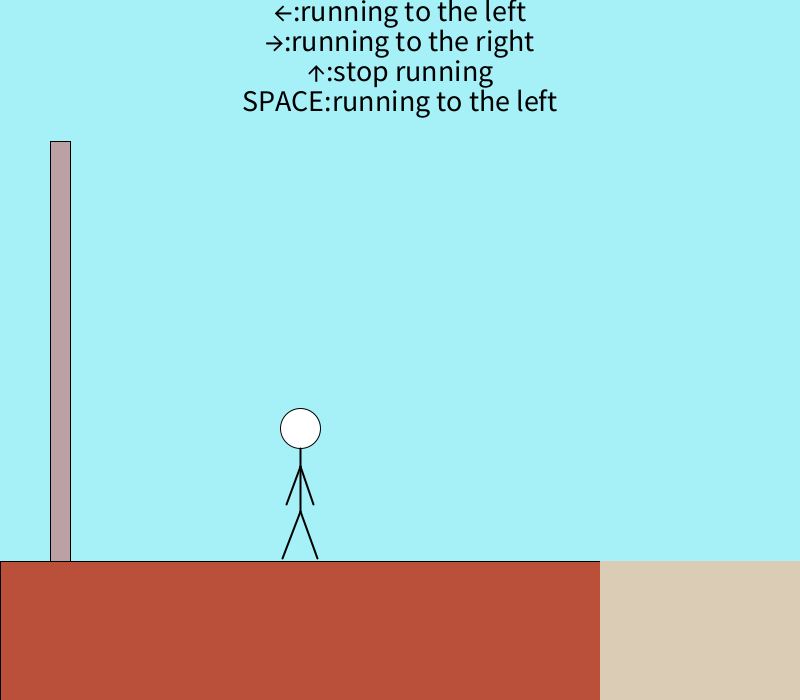
Frame 1 (no input)
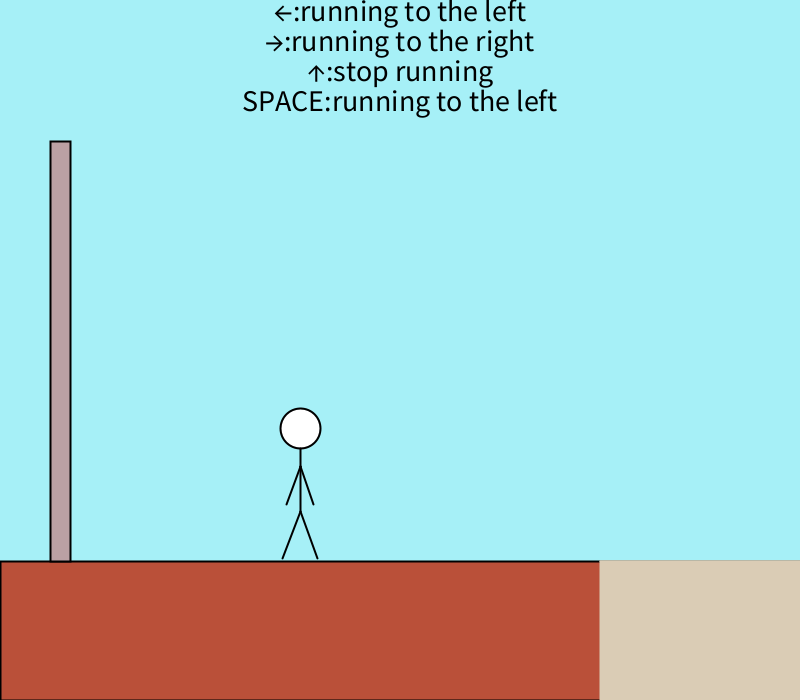
Frame 60 (the mouse pressed at the canvas centre just before this capture)
Frame 120 (the mouse held since frame 60 and released just before this capture): identical to frame 60, image omitted

The Processing sketch that drew these frames (run headless with seeded random() and noise(); from frame 60 on, the mouse is pressed at the canvas centre):

// Processing sketch: submit
// ── submit.pde
import java.util.HashSet;

public class StickFigure  {
    
    private final float HEAD_DIAMETER = 40;
    private final float NECK_LENGTH = 18;
    private final float DISTANCE_FROM_CHEST_TO_INSEAM = 45;
    private final float DISTANCE_FROM_INSEAM_TO_FOOT = 50;
    private final float MOVE_SPEED = 5;
    private final float HITBOX_WIDTH = 60;
    private Stage stage;
    private float chest_x;
    private float chest_y;
    private float initial_chest_y;
    private StickFigureStatus status;
    private float velocity_y = 0;
    private float velocity_x = 0;
    private float scrolled_x = 0;
    private float gravity = 0.5;
    private float initial_jump_velocity_y = -15;
    private float minAngle = 0.2 * PI;
    private float maxAngle = 0.8 * PI;
    private float arm_r_deg, arm_l_deg, leg_r_deg, leg_l_deg;
    private float arm_length = 40;
    private float leg_length = 50;
    private float angular_velocity = 2.0;
    
    public StickFigure(float chest_x, float chest_y) {
        this.chest_x = chest_x;
        this.chest_y = chest_y;
        this.initial_chest_y = chest_y;
        this.status = StickFigureStatus.STOPPED;
    }
    
    public void setStage(Stage stage) {
        this.stage = stage;
    }
    
    public float getUnderFootCoordY() {
        return chest_y + DISTANCE_FROM_CHEST_TO_INSEAM + DISTANCE_FROM_INSEAM_TO_FOOT;
    }
    
    public boolean isGoal() {
        return(chest_x - HITBOX_WIDTH / 2) > stage.GOAL_FLAG_X;
    }
    
    public boolean isFallen() {
        float head_top_y = chest_y - NECK_LENGTH - HEAD_DIAMETER;
        return head_top_y > height;
    }
    
    public void changeActionByKey(ActionButton actBtn) {
        if (status == StickFigureStatus.JUMPING
            || status == StickFigureStatus.FALLING) {
            return;
        }
        switch(actBtn) {
            case LEFT_ARROW:
                moveLeft();
                break;	
            case RIGHT_ARROW:
                moveRight();
                break;	
            case DOWN_ARROW:
                stop();
                break;	
            case SPACE:
                jump();
                break;	
        }
    }
    
    private void moveLeft() {
        velocity_x = MOVE_SPEED;
        velocity_y = 0;
        chest_y = initial_chest_y;
        status = StickFigureStatus.RUNNING_LEFT;
        setInitialRunningArmDegree();
    }
    
    private void moveRight() {
        velocity_x = -1 * MOVE_SPEED;
        velocity_y = 0;
        chest_y = initial_chest_y;
        status = StickFigureStatus.RUNNING_RIGHT;
        setInitialRunningArmDegree();
    }
    
    private void jump() {
        velocity_y = initial_jump_velocity_y;
        status = StickFigureStatus.JUMPING;
    }
    
    private void stop() {
        velocity_x = 0;
        velocity_y = 0;
        chest_y = initial_chest_y;
        status = StickFigureStatus.STOPPED;
    }
    
    private void fall() {
        velocity_x = 0;
        velocity_y = gravity;
        status = StickFigureStatus.FALLING;
    }
    
    private void setInitialRunningArmDegree() {
        arm_r_deg = 70;
        arm_l_deg = 90 + (90 - arm_r_deg);
        leg_r_deg = 70;
        leg_l_deg = 90 + (90 - leg_r_deg);
    }
    
    private void freefall() {
        if (status == StickFigureStatus.JUMPING
            && chest_y + velocity_y > initial_chest_y
            && stage.isHoleX(chest_x) == false) {
            if (velocity_x > 0) { // jumping to the left
                moveLeft();
            } else if (velocity_x < 0) { // jumping to the right
                moveRight();
            } else {
                stop();
            }
            return;
        }
        velocity_y += gravity;
        chest_y += velocity_y;
    }
    
    private void moveSideways() {
        if (doPassStartWall() == true || doPassHoleWall() == true) {
            if (status != StickFigureStatus.JUMPING) {
                stop();
            }
            return;
        }
        if ((status == StickFigureStatus.RUNNING_LEFT 
            || status == StickFigureStatus.RUNNING_RIGHT)
            && isOnHole() == true) {
            fall();
            return;
        }
        scrolled_x += velocity_x;
        chest_x += (velocity_x * - 1);
    }
    
    private boolean isOnHole() {
        return stage.isHoleX(chest_x) && chest_y >= initial_chest_y;
    }
    
    private boolean doPassStartWall() {
        float future_body_left_edge_x = chest_x - HITBOX_WIDTH / 2 + (velocity_x * - 1);
        float start_wall_right_edge_x = stage.START_WALL_X + stage.START_WALL_WIDTH;
        return future_body_left_edge_x <= start_wall_right_edge_x;
    }
    
    private boolean doPassHoleWall() {
        if (chest_y <= initial_chest_y) {
            return false;
        }
        float future_body_left_edge_x = chest_x - HITBOX_WIDTH / 2 + (abs(velocity_x) * - 1);
        float future_body_right_edge_x = chest_x + HITBOX_WIDTH / 2 + abs(velocity_x);
        return stage.isHoleX(future_body_left_edge_x) == true
            || stage.isHoleX(future_body_right_edge_x) == true;
    }
    
    public void action() {
        println("status:" + stickFigure.status + ", vy:" + velocity_y);
        if (status == StickFigureStatus.JUMPING) {
            freefall();
            moveSideways();
        } else if (status == StickFigureStatus.FALLING) {
            freefall();
        } else if (status == StickFigureStatus.STOPPED) {
            // do nothing
        } else if (status == StickFigureStatus.RUNNING_LEFT
            || status == StickFigureStatus.RUNNING_RIGHT) {
            moveSideways();
        }
        translate(scrolled_x, 0);
    }
    
    public void draw() {
        switch(status) {
            case STOPPED :
                arm_r_deg = 70;
                leg_r_deg = 70;
                drawSymmetricalBody();
                break;
            case RUNNING_LEFT:
                // RUNNING_RIGHTと同じ処理
                // フォールスルーだとフォーマッタがcase文を壊すので2回記載
                arm_r_deg += angular_velocity;
                leg_r_deg += angular_velocity;
                if (radians(arm_r_deg) > maxAngle
                    || radians(arm_r_deg) < minAngle) {
                    angular_velocity *= -1;
                }
                drawSymmetricalBody();
                break;
            case RUNNING_RIGHT:
                arm_r_deg += angular_velocity;
                leg_r_deg += angular_velocity;
                if (radians(arm_r_deg) > maxAngle
                    || radians(arm_r_deg) < minAngle) {
                    angular_velocity *= -1;
                }
                drawSymmetricalBody();
                break;	
            case JUMPING:
                if (velocity_x > 0) { // running to the left
                    arm_r_deg = 90 - 70;
                    arm_l_deg = 180 + 40;
                    leg_r_deg = 90 - 50;
                    leg_l_deg = 180 + 10;
                    drawAsymmetricalBody();
                } else if (velocity_x < 0) { // running to the right
                    arm_r_deg = 0 - 40;
                    arm_l_deg = 90 + 70;
                    leg_r_deg = 0 + 10;
                    leg_l_deg = 90 + 50;
                    drawAsymmetricalBody();
                } else { // stopping
                    arm_r_deg = 80;
                    leg_r_deg = 85;
                    drawSymmetricalBody();
                }
                break;
            case FALLING:
                arm_r_deg = -40;
                leg_r_deg = 50;
                drawSymmetricalBody();
                break;
        }
    }
    
    private void drawSymmetricalBody() {
        arm_l_deg = 90 + (90 - arm_r_deg);
        leg_l_deg = 90 + (90 - leg_r_deg);
        drawAsymmetricalBody();
    }
    
    private void drawAsymmetricalBody() {
        float head_x = chest_x;
        float head_y = chest_y - NECK_LENGTH - HEAD_DIAMETER * 0.5;
        float inseam_x = chest_x;
        float inseam_y = chest_y + DISTANCE_FROM_CHEST_TO_INSEAM;
        // draw head
        fill(255);
        ellipseMode(CENTER);
        ellipse(head_x, head_y, HEAD_DIAMETER, HEAD_DIAMETER);
        // draw neck
        strokeWeight(2);
        line(chest_x, chest_y, chest_x, chest_y - NECK_LENGTH);
        // draw arms
        float hand_r_x = chest_x + arm_length * cos(radians(arm_r_deg));
        float hand_r_y = chest_y + arm_length * sin(radians(arm_r_deg));
        float hand_l_x = chest_x + arm_length * cos(radians(arm_l_deg));
        float hand_l_y = chest_y + arm_length * sin(radians(arm_l_deg));
        line(chest_x, chest_y, hand_r_x, hand_r_y);
        line(chest_x, chest_y, hand_l_x, hand_l_y);
        // draw torso
        line(chest_x, chest_y, inseam_x, inseam_y);
        // draw legs
        float foot_r_x = inseam_x + leg_length * cos(radians(leg_r_deg));
        float foot_r_y = inseam_y + leg_length * sin(radians(leg_r_deg));
        float foot_l_x = inseam_x + leg_length * cos(radians(leg_l_deg));
        float foot_l_y = inseam_y + leg_length * sin(radians(leg_l_deg));
        line(inseam_x, inseam_y, foot_r_x, foot_r_y);
        line(inseam_x, inseam_y, foot_l_x, foot_l_y);
    }
}

public class Stage {
    
    private final int COLOR_OF_STAGE = #BA5039;
    private final int COLOR_OF_HOLE = #DACCB5;
    private final int COLOR_OF_FLAG = #F84157;
    private final int COLOR_OF_WALL = #BBA1A4;
    private final float STAGE_WIDTH = 2000;
    private final float HOLE_WIDTH = 200;
    final float START_WALL_WIDTH = 20;
    private final float START_WALL_HEIGHT = height * 3.0 / 5.0;
    private final float GOAL_FLAG_HEIGHT = height * 3.0 / 5.0;
    final float START_WALL_X = 50;
    final float GOAL_FLAG_X = STAGE_WIDTH - 150;
    private float SURFACE_HEIGHT;
    private final ArrayList<Float> HOLE_LEFT_EDGE_X_LIST = new ArrayList<Float>() {
        {
            add(600.0);
            add(1100.0);
            add(1400.0);
        }
    };
    private final HashSet<Integer> HOLE_X_SET = new HashSet<>();
    
    public Stage(final float underfoot_y) {
        SURFACE_HEIGHT = height - underfoot_y;
        for (float holeLeftEdge : HOLE_LEFT_EDGE_X_LIST) {
            for (int diff_x = 0; diff_x <= HOLE_WIDTH; diff_x++) {
                HOLE_X_SET.add((int)holeLeftEdge + diff_x);
            }
        }
    }
    
    public boolean isHoleX(float x) {
        return HOLE_X_SET.contains(int(x));
    }
    
    public void draw() {
        // DRAW WHOLE STAGE
        fill(COLOR_OF_STAGE);
        rect(0, height - SURFACE_HEIGHT, STAGE_WIDTH, SURFACE_HEIGHT);
        // DRAW HOLES
        fill(COLOR_OF_HOLE);
        stroke(COLOR_OF_HOLE);
        for (float holeLeftEdgeX : HOLE_LEFT_EDGE_X_LIST) {
            rect(holeLeftEdgeX, height - SURFACE_HEIGHT, HOLE_WIDTH, SURFACE_HEIGHT);
            line(holeLeftEdgeX, height - SURFACE_HEIGHT, holeLeftEdgeX + HOLE_WIDTH, height - SURFACE_HEIGHT);
        }
        stroke(0);
        // DRAW START WALL
        fill(COLOR_OF_WALL);
        rect(START_WALL_X, height - SURFACE_HEIGHT - GOAL_FLAG_HEIGHT, START_WALL_WIDTH, GOAL_FLAG_HEIGHT);
        // DRAW GOAL FLAG
        fill(COLOR_OF_FLAG);
        final float top_of_flag = height - SURFACE_HEIGHT - GOAL_FLAG_HEIGHT;
        line(GOAL_FLAG_X, height - SURFACE_HEIGHT, GOAL_FLAG_X, top_of_flag);
        triangle(GOAL_FLAG_X, top_of_flag, GOAL_FLAG_X, top_of_flag + 30, GOAL_FLAG_X + 50, top_of_flag + 15);
    }
}

public enum ActionButton {
    LEFT_ARROW,
    RIGHT_ARROW,
    DOWN_ARROW,
    SPACE;
}

public enum StickFigureStatus {
    STOPPED,
    RUNNING_LEFT,
    RUNNING_RIGHT,
    JUMPING,
    FALLING;
}

final int COLOR_OF_GAME_BACKGROUND = #A6F0F7;
final int TEXT_SIZE_BIG = 100;
final int TEXT_SIZE_SMALL = 30;
StickFigure stickFigure;
Stage stage;

void setup() {
    size(800, 700);
    smooth();
    stickFigure = new StickFigure(width / 2.0 - 100.0, height * 2.0 / 3.0);
    stage = new Stage(stickFigure.getUnderFootCoordY());
    stickFigure.setStage(stage);
}

void draw() {
    if (stickFigure.isGoal() == true) {
        displayMessage("GOAL!!", "PRESS ANY KEY TO CLOSE", color(214, 249, 32));
        return;
    }
    if (stickFigure.isFallen() == true) {
        displayMessage("FAILED...", "PRESS ENTER TO RETRY,\nOTHERS TO CLOSE");
        return;
    }
    background(COLOR_OF_GAME_BACKGROUND);
    displayManual();
    stickFigure.action();
    stage.draw();
    stickFigure.draw();
}

void keyPressed() {
    if (stickFigure.isGoal() == true) {
        exit();
    }
    if (stickFigure.isFallen() == true) {
        if (key != CODED && key == ENTER) {
            setup();
        } else {
            exit();
        }
        return;
    }
    if (key != CODED && key == ' ') {
        stickFigure.changeActionByKey(ActionButton.SPACE);
    } else if (key == CODED) {
        switch(keyCode) {
            case LEFT:
                stickFigure.changeActionByKey(ActionButton.LEFT_ARROW);
                break;
            case RIGHT:
                stickFigure.changeActionByKey(ActionButton.RIGHT_ARROW);
                break;
            case DOWN:
                stickFigure.changeActionByKey(ActionButton.DOWN_ARROW);
                break;
        }
    }
}

void displayMessage(String title, String message, color...backGroundColor) {
    if (backGroundColor.length != 0) {
        background(backGroundColor[0]);
    }
    textAlign(CENTER, CENTER);
    textSize(TEXT_SIZE_BIG);
    fill(0);
    text(title, width / 2, height / 2 - TEXT_SIZE_BIG * 0.7);
    textSize(TEXT_SIZE_SMALL);
    text(message, width / 2, height / 2 + TEXT_SIZE_BIG * 0.5);
    return;
}

void displayManual() {
    textAlign(CENTER, CENTER);
    textSize(TEXT_SIZE_SMALL);
    fill(0);
    text("←:running to the left", width / 2, 10);
    text("→:running to the right", width / 2, 40);
    text("↑:stop running", width / 2, 70);
    text("SPACE:running to the left", width / 2, 100);
}
